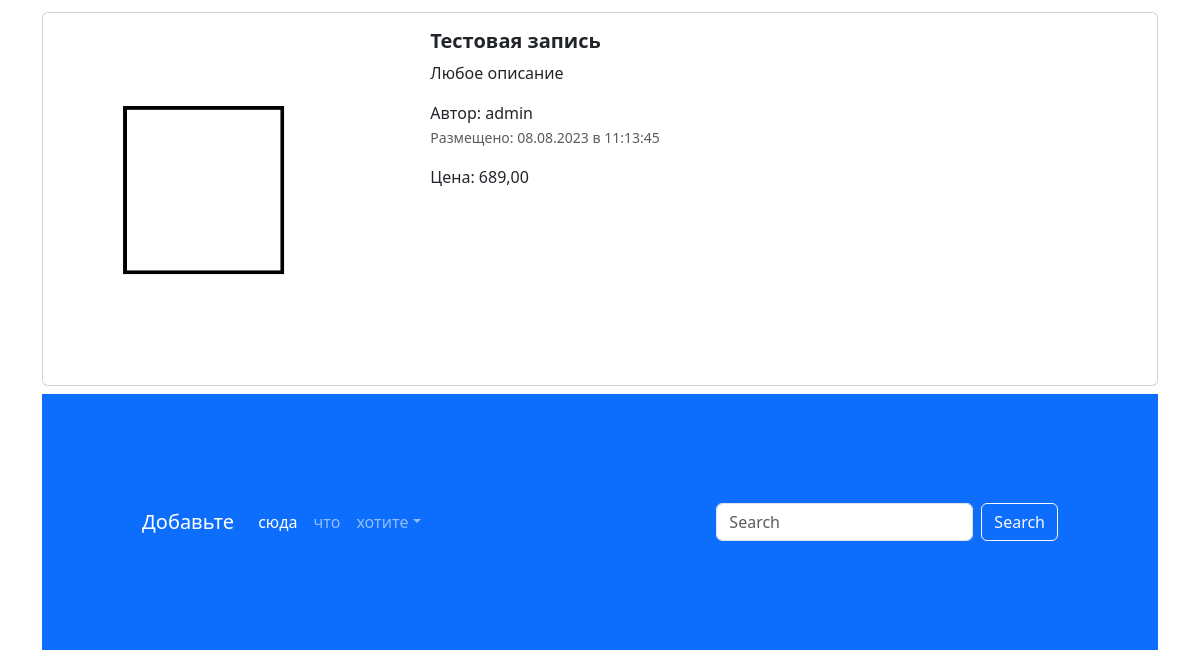
The app's page / (lower part), older data.
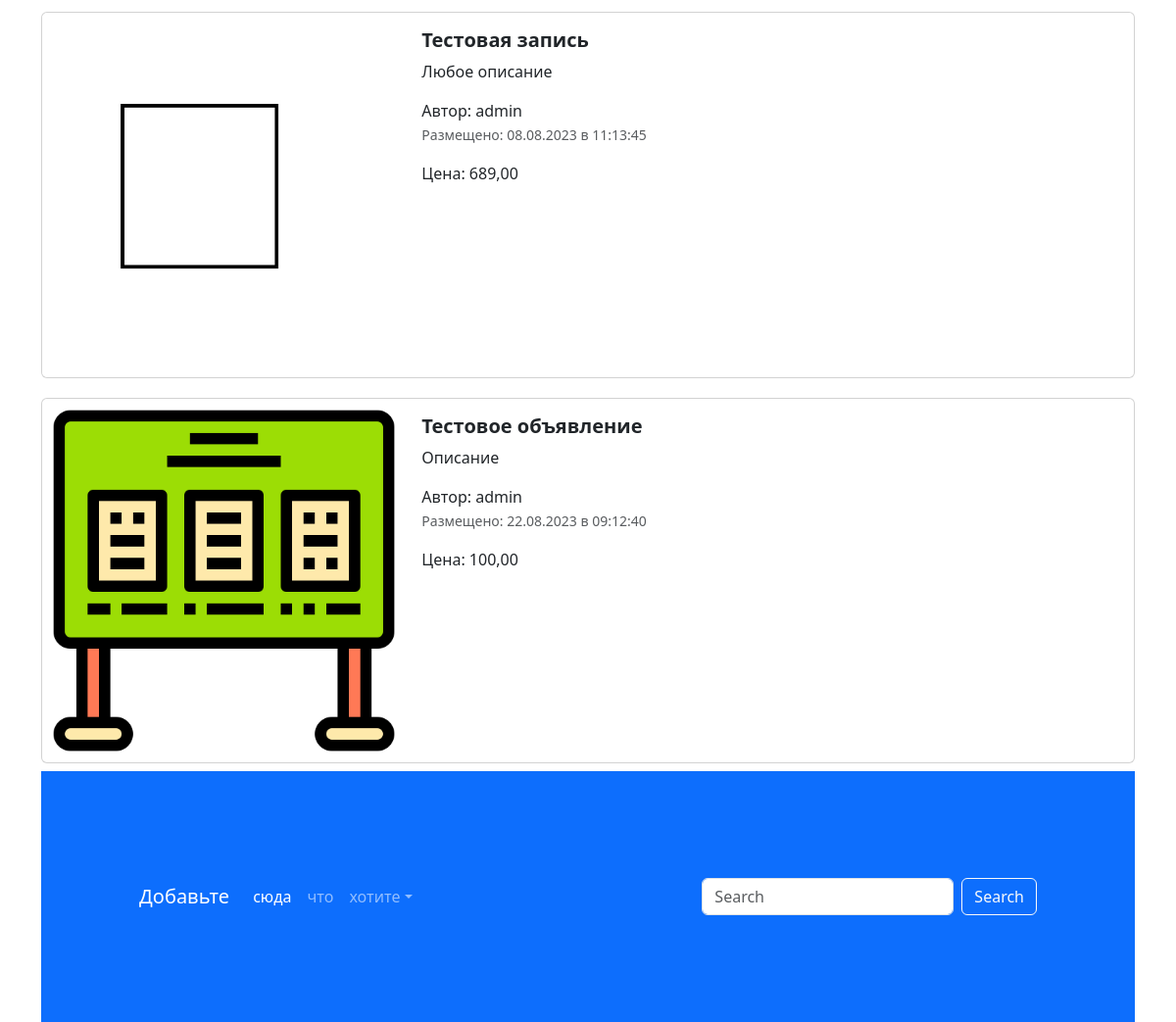
The same page, newer data.
### app_advertisment/models.py (models this page shows, shortened)
class Advertisement(models.Model):
    title = models.CharField('Название', max_length=128)
    description = models.TextField('Описание')
    price = models.DecimalField('Цена', max_digits=10, decimal_places=2)
    auction = models.BooleanField('Торг', help_text='Отметьте, если торг уместен')
    created_at = models.DateTimeField(auto_now_add=True)
    updated_at = models.DateTimeField(auto_now=True)
    user = models.ForeignKey(User, verbose_name='Пользователь', on_delete=models.CASCADE)
    image = models.ImageField('Изображение', upload_to = 'advertisement/')
    @admin.display(description="Дата создания")
    def created_date(self):
        if self.created_at.date() == timezone.now().date():
            created_time = self.created_at.time().strftime('%H:%M:%S')
            return format_html(
                '<span style="color: green; font-weight: bold;">Сегодня в {} </span>', created_time
            )
        return self.created_at.strftime('%d.%m.%Y в %H:%M:%S')
    class Meta:
        db_table = "advertisement"

### app_advertisment/views.py (the view)
# urls.py: path('', index, name='main_page'),
def index(request):
    advertisements = Advertisement.objects.all()
    context = {'advertisements' : advertisements}
    return render(request, 'app_advertisement/index.html', context)

### templates/app_advertisement/index.html (shortened to what this page needs)
{% extends 'base.html' %}
{% load static %}
{% block content %}
<div class="container">
  {% for adv in advertisements %}
  <div class="col">
    <div class="card mb-2" style="max-width: 1200px; margin-top: 20px;">
      <div class="row g-0">
        <div class="col-md-4">
          <a href="advertisement.html" class="nav-link">
            <img src="{% if adv.image %} {{ adv.image.url }} {% else %} {% static 'img/123.png' %} {% endif %}" class="img-fluid rounded-start" alt="Card title">
          </a>
        </div>
        <div class="col-md-8">
          <div class="card-body">
            <h5 class="card-title">
              <a href="advertisement.html" class="nav-link"><strong>{{ adv.title }}</strong></a>
            </h5>
            <a href="advertisement.html" class="nav-link">
              <p class="card-text">
                {{ adv.description }}
              </p>
              <span>Автор: {{ adv.user }}</span>
              <p class="card-text"><small class="text-muted">Размещено: {{ adv.created_date }}</small></p>
              <span>Цена: {{ adv.price }}</span>
            </a>
          </div>
        </div>
      </div>
    </div>
  {% endfor %}
<footer style="padding: 100px;" class="bg-primary">
  <nav class="navbar navbar-expand-sm navbar-dark">
    <a class="navbar-brand" href="#">Добавьте</a>
    <div class="collapse navbar-collapse" id="collapsibleNavId">
      <ul class="navbar-nav me-auto mt-2 mt-lg-0">
        <li class="nav-item">
          <a class="nav-link active" href="#" aria-current="page">сюда</a>
        </li>
        <li class="nav-item">
          <a class="nav-link" href="#">что</a>
        </li>
        <li class="nav-item dropdown">
          <a class="nav-link dropdown-toggle" href="#" id="dropdownId" data-bs-toggle="dropdown" aria-haspopup="true"
             aria-expanded="false">хотите</a>
        </li>
      </ul>
      <form class="d-flex my-2 my-lg-0">
        <input class="form-control me-sm-2" type="text" placeholder="Search">
        <button class="btn btn-outline-light my-2 my-sm-0" type="submit">Search</button>
      </form>
    </div>
  </nav>
</footer>
{% endblock %}

### templates/base.html (shortened to what this page needs)
{% load static %}
<!DOCTYPE html>
<html lang="en">
<head>
  <link href="{% static 'css/bootstrap.min.css' %}" rel="stylesheet">
  <link rel="stylesheet" href="{% static 'css/fontello.css' %}">
</head>
<body>
    {% block content %}
    {% endblock %}
</body>
</html>

Row changes from the older to the newer data that the page shows:
added Advertisement: title "Тестовое объявление", description "Описание", user "admin", created_date "22.08.2023 в 09:12:40", price "100,00"
